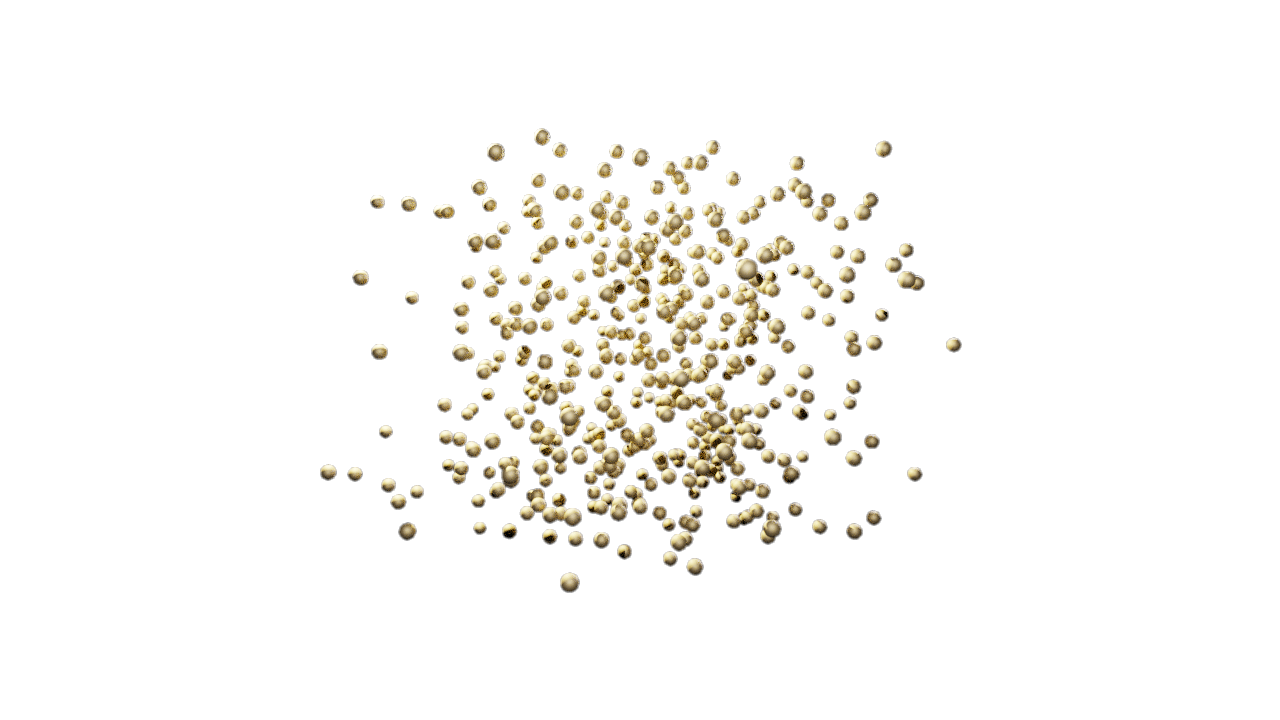

Write Julia code to recreate this figure.
include(joinpath(@__DIR__, "..", "common", "common.jl"))
using Ark
using GeometryBasics
using LinearAlgebra

struct Pos
    p::Point3f
end
struct Vel
    v::Vec3f
end
struct UpdateStep
    step::Int
end

struct Neighbors
    n::Vector{Entity}
end
Neighbors() = Neighbors(Entity[])

# ============================================================================
# Resources
# ============================================================================

struct WorldBounds
    lo::Point3f
    hi::Point3f
end

mutable struct Tick
    tick::Int
end

# 3-D spatial hash for fast neighbour look-ups
struct Grid3D
    cells::Array{Vector{Entity},3}
    dims::NTuple{3,Int}
    cell_size::Float32
    origin::Point3f
end

function Grid3D(bounds::WorldBounds, cell::Float32)
    ext = bounds.hi - bounds.lo
    nx = max(1, ceil(Int, ext[1] / cell))
    ny = max(1, ceil(Int, ext[2] / cell))
    nz = max(1, ceil(Int, ext[3] / cell))
    Grid3D([Entity[] for _ in 1:nx, _ in 1:ny, _ in 1:nz],
        (nx, ny, nz), cell, bounds.lo)
end

function grid_cell(g::Grid3D, p::Point3f)
    ix = clamp(floor(Int, (p[1] - g.origin[1]) / g.cell_size) + 1, 1, g.dims[1])
    iy = clamp(floor(Int, (p[2] - g.origin[2]) / g.cell_size) + 1, 1, g.dims[2])
    iz = clamp(floor(Int, (p[3] - g.origin[3]) / g.cell_size) + 1, 1, g.dims[3])
    (ix, iy, iz)
end

# ============================================================================
# Minimal System / Scheduler
# ============================================================================

abstract type System end
initialize!(::System, ::World) = nothing
sys_update!(::System, ::World) = nothing

mutable struct Scheduler{S<:Tuple}
    world::World
    systems::S
end

function initialize!(s::Scheduler)
    add_resource!(s.world, Tick(0))
    for sys in s.systems
        initialize!(sys, s.world)
    end
end

function step!(s::Scheduler)
    for sys in s.systems
        sys_update!(sys, s.world)
    end
    get_resource(s.world, Tick).tick += 1
end

# ============================================================================
# System: initialisation
# ============================================================================

struct BoidsInit <: System
    count::Int
end

function initialize!(s::BoidsInit, world::World)
    bounds = get_resource(world, WorldBounds)
    centre = (bounds.lo + bounds.hi) / 2
    r = 0.3f0 * minimum(bounds.hi - bounds.lo)

    new_entities!(world, s.count,
        (Pos, Vel, Neighbors, UpdateStep),
    ) do (_, pos, vel, nbr, upd)
        for i in eachindex(pos)
            θ = rand(Float32) * 2f0π
            φ = acos(1f0 - 2f0rand(Float32))
            ρ = r * cbrt(rand(Float32))
            pos[i] = Pos(centre + Point3f(ρ * sin(φ) * cos(θ),
                ρ * sin(φ) * sin(θ),
                ρ * cos(φ)))
            θv = rand(Float32) * 2f0π
            φv = acos(1f0 - 2f0rand(Float32))
            sp = 0.3f0 + rand(Float32) * 0.3f0
            vel[i] = Vel(Vec3f(sp * sin(φv) * cos(θv),
                sp * sin(φv) * sin(θv),
                sp * cos(φv)))
            nbr[i] = Neighbors()
            upd[i] = UpdateStep(rand(0:29))
        end
    end
end

# ============================================================================
# System: neighbour search (staggered over 30 ticks)
# ============================================================================

struct BoidsNeighbors <: System
    max_dist::Float32
end

function initialize!(s::BoidsNeighbors, world::World)
    add_resource!(world, Grid3D(get_resource(world, WorldBounds), s.max_dist))
end

function sys_update!(s::BoidsNeighbors, world::World)
    tick = get_resource(world, Tick).tick
    grid = get_resource(world, Grid3D)
    md2 = s.max_dist * s.max_dist

    for c in grid.cells
        empty!(c)
    end

    for (entities, positions) in Query(world, (Pos,))
        for i in eachindex(entities, positions)
            ix, iy, iz = grid_cell(grid, positions[i].p)
            push!(grid.cells[ix, iy, iz], entities[i])
        end
    end

    for (entities, positions, neighbors, updates) in Query(world, (Pos, Neighbors, UpdateStep))
        for i in eachindex(entities, positions, neighbors, updates)
            tick % 30 != updates[i].step && continue
            p = positions[i].p
            me = entities[i]
            nn = neighbors[i].n
            empty!(nn)

            ix, iy, iz = grid_cell(grid, p)
            for dx in max(ix - 1, 1):min(ix + 1, grid.dims[1]),
                dy in max(iy - 1, 1):min(iy + 1, grid.dims[2]),
                dz in max(iz - 1, 1):min(iz + 1, grid.dims[3])

                for other in grid.cells[dx, dy, dz]
                    other == me && continue
                    op, = get_components(world, other, (Pos,))
                    d = p - op.p
                    dot(d, d) <= md2 && push!(nn, other)
                end
            end
        end
    end
end

# ============================================================================
# System: movement (separation / alignment / cohesion + boundary avoidance)
# ============================================================================

Base.@kwdef struct BoidsMovement <: System
    separation_weight::Float32 = 0.08f0
    separation_dist::Float32 = 3.0f0
    alignment_weight::Float32 = 0.04f0
    cohesion_weight::Float32 = 0.002f0
    min_speed::Float32 = 0.3f0
    max_speed::Float32 = 0.7f0
    margin::Float32 = 5.0f0
    margin_strength::Float32 = 0.06f0
end

function sys_update!(s::BoidsMovement, world::World)
    bounds = get_resource(world, WorldBounds)
    sep_dist2 = s.separation_dist^2

    for (_, positions, velocities, neighbors) in Query(world, (Pos, Vel, Neighbors))
        for i in eachindex(positions, velocities, neighbors)
            p = positions[i].p
            v = velocities[i].v
            nn = neighbors[i].n

            separation = Vec3f(0)
            avg_pos = Vec3f(0)
            avg_vel = Vec3f(0)

            for n in nn
                op, ov = get_components(world, n, (Pos, Vel))
                d = p - op.p
                d2 = dot(d, d)
                if d2 <= sep_dist2 && d2 > 0
                    separation += d / sqrt(d2)
                end
                avg_pos += Vec3f(op.p...)
                avg_vel += ov.v
            end

            nv = v
            if !isempty(nn)
                nf = Float32(length(nn))
                avg_pos /= nf
                avg_vel /= nf
                nv += separation * s.separation_weight
                nv += (avg_vel - v) * s.alignment_weight
                nv += (avg_pos - Vec3f(p...)) * s.cohesion_weight
            end

            # soft boundary avoidance
            for dim in 1:3
                lo_edge = bounds.lo[dim] + s.margin
                hi_edge = bounds.hi[dim] - s.margin
                if p[dim] < lo_edge
                    f = 1f0 - (p[dim] - bounds.lo[dim]) / s.margin
                    nv += Vec3f(ntuple(j -> j == dim ? s.margin_strength * f * f : 0f0, 3)...)
                elseif p[dim] > hi_edge
                    f = 1f0 - (bounds.hi[dim] - p[dim]) / s.margin
                    nv += Vec3f(ntuple(j -> j == dim ? -s.margin_strength * f * f : 0f0, 3)...)
                end
            end

            # clamp speed
            spd = norm(nv)
            if spd > 0
                nv = nv * clamp(spd, s.min_speed, s.max_speed) / spd
            end

            velocities[i] = Vel(nv)
            positions[i] = Pos(p + nv)
        end
    end
end

# ============================================================================
# Scene helpers
# ============================================================================

function collect_positions(world::World)
    out = Point3f[]
    for (_, pos) in Query(world, (Pos,))
        for p in pos
            push!(out, p.p)
        end
    end
    out
end

"""
    create_scene(; kwargs...) -> NamedTuple

Build the Ark world, run a warm-up, and create a Makie scene with gold boid
spheres.  Returns `(; scene, world, scheduler, mplot)`.
"""
function create_scene(;
    n_boids=500,
    bounds_min=Point3f(-20, -20, 0),
    bounds_max=Point3f(20, 20, 25),
    resolution=(1280, 720),
    warmup_steps=60,
)

    # ---- ECS ----------------------------------------------------------
    world = World(Pos, Vel, Neighbors, UpdateStep)
    add_resource!(world, WorldBounds(bounds_min, bounds_max))

    scheduler = Scheduler(world, (
        BoidsInit(n_boids),
        BoidsNeighbors(8f0),
        BoidsMovement(),
    ))
    initialize!(scheduler)

    for _ in 1:warmup_steps
        step!(scheduler)
    end

    positions = collect_positions(world)

    # ---- Makie scene --------------------------------------------------
    # No AmbientLight — gives clean black background with VolPath.
    # High RGB values needed: VolPath's spectral pipeline applies photometric
    # normalization (scale ≈ 1/10567), and lights are far from the boid cloud.
    scene = Scene(; size=resolution, camera=cam3d!,
        lights=[
            PointLight(RGBf(4000, 3500, 2500), Point3f(10, -20, 40)),   # warm key
            PointLight(RGBf(1200, 1200, 1500), Point3f(45, 35, 25)),    # cool fill
            PointLight(RGBf(600, 600, 900), Point3f(-30, 10, 30)),   # rim
        ],
    )

    cam = cameracontrols(scene)
    cam.eyeposition[] = Vec3f(42, 32, 10)
    cam.lookat[] = Vec3f(0, 0, 12)
    cam.upvector[] = Vec3f(0, 0, 1)
    cam.fov[] = 48f0
    update_cam!(scene, cam)

    # gold boid spheres
    mplot = meshscatter!(scene, positions;
        marker=Sphere(Point3f(0), 1f0),
        markersize=Vec3f(0.4),
        material=Hikari.Gold(roughness=0.25),
    )

    (; scene, world, scheduler, mplot)
end

# ============================================================================
# Rendering
# ============================================================================

function render_scene(;
    device=DEVICE,
    resolution=(1280, 720),
    samples=16,
    max_depth=6,
    output_path=joinpath(@__DIR__, "boids_flocking.png"),
)
    s = create_scene(; n_boids=500, warmup_steps=120, resolution=resolution)

    integrator = Hikari.VolPath(samples=samples, max_depth=max_depth)
    sensor = Hikari.FilmSensor(; iso=200, exposure_time=1.0, white_balance=0)

    img = colorbuffer(s.scene;
        device=device, integrator=integrator,
        tonemap=:aces, exposure=1.8f0, gamma=2.2f0, sensor=sensor,
    )
    save(output_path, img)
    @info "Saved → $output_path"
    return img
end

# ============================================================================
# Animation
# ============================================================================

function render_video(;
    device=DEVICE,
    resolution=(1280, 720),
    samples=8,
    max_depth=6,
    nframes=300,
    output_path=joinpath(@__DIR__, "boids_flocking.mp4"),
    n_boids=500,
    framerate=30,
)
    s = create_scene(; n_boids, resolution)

    integrator = Hikari.VolPath(samples=samples, max_depth=max_depth)
    sensor = Hikari.FilmSensor(; iso=200, exposure_time=1.0, white_balance=0)

    # Warm up
    colorbuffer(s.scene;
        device=device, integrator=integrator,
        tonemap=:aces, exposure=1.8f0, gamma=2.2f0, sensor=sensor,
    )

    Makie.record_longrunning(s.scene, output_path, 1:nframes;
        framerate=framerate, device=device, integrator=integrator,
        tonemap=:aces, exposure=1.8f0, gamma=2.2f0, sensor=sensor) do frame
        step!(s.scheduler)
        Makie.update!(s.mplot; arg1=collect_positions(s.world))
        println("Frame $frame/$nframes")
    end
    @info "Saved → $output_path"
end

# render_scene()
# render_video()
